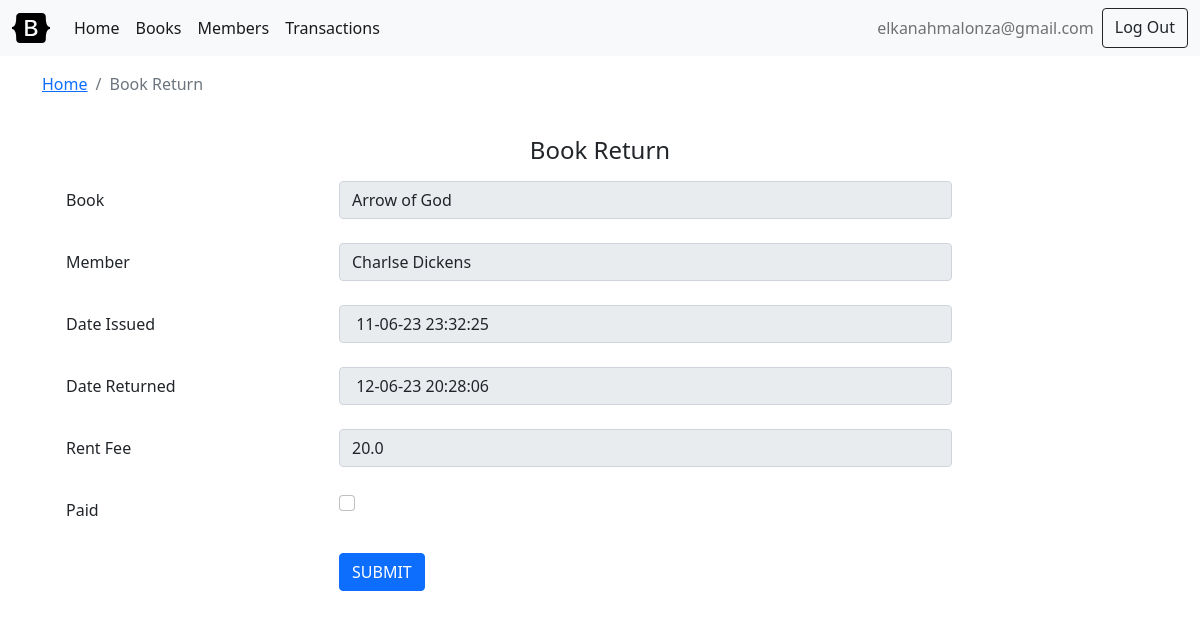
/transactions/13af5303-0897-11ee-b3d8-5df7607b50a5/return-book/ (signed in), run on the app's committed database.
### library/models.py (models this page shows, shortened)
class User(db.Model):
    uuid = db.Column(db.String(40), primary_key=True, default=str(uuid.uuid1()))
    email = db.Column(db.String(50), nullable=False, index=True, unique=True)
    password = db.Column(db.String, nullable=False)
    date_created = db.Column(db.DateTime, default=dt.datetime.now().astimezone)
    date_modified = db.Column(db.DateTime, onupdate=dt.datetime.now().astimezone)
    members_added = db.relationship(
        "Member",
        backref="user_added_by",
        lazy="dynamic",
        cascade="save-update, merge, refresh-expire, expunge",
        order_by="desc(Member.date_created)",
        foreign_keys="Member.added_by",
    )
    books_added = db.relationship(
        "Book",
        backref="user_added_by",
        lazy="dynamic",
        cascade="save-update, merge, refresh-expire, expunge",
        order_by="desc(Book.date_created)",
        foreign_keys="Book.added_by",
    )
    rent_transactions = db.relationship(
        "Transaction",
        backref="user_rent",
        lazy="dynamic",
        cascade="save-update, merge, refresh-expire, expunge",
        order_by="desc(Transaction.date_created)",
        foreign_keys="Transaction.rented_by",
    )
    returned_transactions = db.relationship(
        "Transaction",
        backref="user_return",
        lazy="dynamic",
        cascade="save-update, merge, refresh-expire, expunge",
        order_by="desc(Transaction.date_created)",
        foreign_keys="Transaction.returned_by",
    )

class Book(db.Model):
    STATUS = ("AVAILABLE", "UNAVAILABLE")
    uuid = db.Column(db.String(40), primary_key=True, default=str(uuid.uuid1()))
    isbn = db.Column(db.String(40), nullable=False, index=True, unique=True)
    name = db.Column(db.String(50), nullable=False, index=True)
    author = db.Column(db.String(50), nullable=False)
    edition = db.Column(db.String(50), nullable=True, default="First")
    publisher = db.Column(db.String(50), nullable=False)
    description = db.Column(db.String, nullable=True)
    quantity = db.Column(db.Integer, default=1)
    date_created = db.Column(db.DateTime, default=dt.datetime.now().astimezone)
    date_modified = db.Column(db.DateTime, onupdate=dt.datetime.now().astimezone)
    added_by = db.Column(db.String(36), db.ForeignKey("user.uuid"))
    transactions = db.relationship(
        "Transaction",
        backref="book_rent",
        lazy="dynamic",
        cascade="save-update, merge, refresh-expire, expunge",
        order_by="desc(Transaction.date_created)",
        foreign_keys="Transaction.book",
    )

class Transaction(db.Model):
    STATUS = ("RENTED", "RETURNED", "OVERDUE", "OVERDUE_NOTPAID", "OVERDUE_PAYED")
    uuid = db.Column(db.String(40), primary_key=True, default=str(uuid.uuid1()))
    rent_date = db.Column(db.DateTime, default=dt.datetime.now().astimezone)
    return_date = db.Column(db.DateTime, nullable=True)
    rate_per_day = db.Column(db.Float, default=20.0)
    rent_paid = db.Column(db.Boolean, default=False)
    date_created = db.Column(db.DateTime, default=dt.datetime.now().astimezone)
    date_modified = db.Column(db.DateTime, onupdate=dt.datetime.now().astimezone)
    book = db.Column(db.String(36), db.ForeignKey("book.uuid"))
    member = db.Column(db.String(36), db.ForeignKey("member.uuid"))
    rented_by = db.Column(db.String(36), db.ForeignKey("user.uuid"))
    returned_by = db.Column(db.String(36), db.ForeignKey("user.uuid"))
    @property
    def rent_fee(self):
        rate_per_day = self.rate_per_day
        rent_date = self.rent_date
        if self.return_date is not None:
            rent_days = self.return_date - rent_date
        else:
            rent_days = dt.datetime.now().astimezone() - rent_date.astimezone()
        if rent_days.days > 0:
            return rent_days.days * rate_per_day
        return rate_per_day
    @property
    def rent_days(self):
        rent_date = self.rent_date
        if self.return_date is not None:
            rent_days = self.return_date - rent_date
        else:
            rent_days = dt.datetime.now().astimezone() - rent_date.astimezone()
        if rent_days.days > 0:
            return rent_days.days
        return 1
    @property
    def status(self):
        if self.return_date is not None:
            return "RETURNED"
        else:
            return "RENTED"

### library/transactions/views.py (the view, shortened to what this page needs)
class BookReturnView(View):
    methods = ["GET", "POST"]
    decorators = [
        login_required,
    ]
    _title = "Book Return"
    _form = {
        "book": "disabled",
        "member": "disabled",
        "date_issued": "disabled",
        "date_returned": "disabled",
        "rent_fee": "disabled",
        "paid": "checkbox",
    }
    def _get_item(self, uuid):
        transaction = Transaction.query.filter_by(uuid=str(uuid)).one_or_none()
        if transaction is None:
            return render_template(
                "info.html", title="Error 404", message="Error Transaction Not Found."
            )
        return transaction
    def dispatch_request(self, id):
        transaction = self._get_item(id)
        if transaction.status not in ["RENTED", "OVERDUE"]:
            flash("Error, the book has already been returned.")
            return redirect(url_for("transactions_retrieve", id=str(transaction.uuid)))
        if request.method == "GET":
            data = {
                "book": transaction.book_rent.name,
                "member": f"{transaction.member_rent.name}",
                "date_issued": f"{transaction.rent_date: %d-%m-%y %H:%M:%S}",
                "date_returned": f"{dt.datetime.now().astimezone(): %d-%m-%y %H:%M:%S}",
                "rent_days": transaction.rent_days,
                "rent_fee": transaction.rent_fee,
                "status": transaction.status,
                "paid": False,
            }
            return render_template(
                "forms.html", title=self._title, form=self._form, item=data
            )

### library/models.py (called while the page is built)
    @property
    def name(self):
        return f"{self.first_name} {self.second_name}"

### library/utils.py (called while the page is built)
def before_request(app):
    @app.before_request
    def load_logged_in_user():
        user_id = session.get("user_id")
        if user_id is None:
            g.user = None
        else:
            g.user = User.query.filter_by(uuid=user_id).one_or_none()

def login_required(view):
    @functools.wraps(view)
    def wrapped_view(*args, **kwargs):
        if g.user is None:
            return redirect(url_for("user_login"))
        return view(*args, **kwargs)
    return wrapped_view

### templates/forms.html (shortened to what this page needs)
{% extends 'base.html' %}
{% block header %}
    <nav aria-label="breadcrumb">
        <ol class="breadcrumb">
            <li class="breadcrumb-item"><a href="#">Home</a></li>
            <li class="breadcrumb-item active" aria-current="page">{% block title %}{{title}}{% endblock %}</li>
        </ol>
    </nav>
{% endblock %}
{% block content %}
    <div class="row p-4">
        <div class="col-12 text-center h4 pb-2">{{title}}</div>
        <form method="post" enctype="multipart/form-data">
        {% for name, type in form.items() %}
            {% if type == 'textarea' %}
            <div class="form-group row mb-4">
                <label class="col-form-label text-md-right col-12 col-md-3 col-lg-3">{{name.replace("_", " ").title()}}</label>
                <div class="col-sm-12 col-md-7">
                    <textarea class="form-control" name="{{name}}" rows="5">{{item[name]}}</textarea>
                </div>
            </div>
            {% elif type == 'checkbox' %}
            <div class="form-group row mb-4">
                <label class="col-form-label text-md-right col-12 col-md-3 col-lg-3">{{name.replace("_", " ").title()}}</label>
                <div class="col-sm-12 col-md-7">
                    <input type="checkbox" class="form-check-input" name="{{name}}" {% if item[name] %} checked="" {% endif %}>
                </div>
            </div>
            {% elif type == 'hidden' %}
                <input type="{{type}}" class="form-control" name="{{name}}" value="{{item[name]}}" required="">
            {% elif type == 'disabled' %}
            <div class="form-group row mb-4">
                <label class="col-form-label text-md-right col-12 col-md-3 col-lg-3">{{name.replace("_", " ").title()}}</label>
                <div class="col-sm-12 col-md-7">
                    <input type="text" class="form-control" name="{{name}}" value="{{item[name]}}" required="" disabled>
                </div>
            </div>
            {% endif %}
        {% endfor %}
            <div class="form-group row mb-4">
                <label class="col-form-label text-md-right col-12 col-md-3 col-lg-3"></label>
                <div class="col-sm-12 col-md-7">
                    <button type="submit" class="btn btn-primary">SUBMIT</button>
                </div>
            </div>
        </form>
    </div>
{% endblock %}

### templates/base.html (shortened to what this page needs)
<!doctype html>
<html lang="en">
    <head>
        <link href="{{ url_for('static', filename='bootstrap-5.0.2-dist/css/bootstrap.min.css') }}" rel="stylesheet">
    </head>
    <nav class="navbar navbar-expand-lg navbar-light bg-light">
        <div class="container-fluid">
            <a class="navbar-brand" href="{{ url_for('index') }}">
                <img src="{{ url_for('static', filename='bootstrap-logo-white.svg') }}" width="38" height="30" class="d-inline-block align-top" alt="Bootstrap" loading="lazy" style="filter: invert(1) grayscale(100%) brightness(200%);">
            </a>
            <div class="collapse navbar-collapse" id="navbarSupportedContent">
                <ul class="navbar-nav me-auto mb-2 mb-lg-0">
                    <li class="nav-item">
                        <a class="nav-link active" aria-current="page" href="{{ url_for('index') }}">Home</a>
                    </li>
                    <li class="nav-item">
                        <a class="nav-link active" href="{{ url_for('books_list') }}">Books</a>
                    </li>
                    <li class="nav-item">
                        <a class="nav-link active" href="{{ url_for('members_list') }}">Members</a>
                    </li>
                    <li class="nav-item">
                        <a class="nav-link active" href="{{ url_for('transactions_list') }}">Transactions</a>
                    </li>
                </ul>
                <div class="d-flex">
                {% if g.user %}
                    <ul class="navbar-nav me-auto mb-2 mb-lg-0">
                    <li class="nav-item">
                        <a class="nav-link" aria-current="page" href="#">{{ g.user['email'] }}</a>
                    </li>
                    </ul>
                    <a class="btn btn-outline-dark" href="{{url_for('user_logout')}}">Log Out</a>
                {% else %}
                    <a class="btn btn-outline-dark" href="{{url_for('user_register')}}">Register</a>
                    <a class="btn btn-outline-dark" href="{{url_for('user_login')}}">Log In</a>
                {% endif %}
                </div>
            </div>
        </div>
    </nav>
    <content>
        <section class="container">
            <header class="pt-3">
                {% block header %}{% endblock %}
            </header>
            {% block content %}{% endblock %}
        </section>
    </content>
    </html>

### data on the page
User: user.email "elkanahmalonza@gmail.com"
Book: book "Arrow of God"
Transaction: rent_fee "20.0"

### other printed values
{{ title }} "Book Return"
{{ name.replace("_", " ").title() }} "Book" "Member" "Date Issued" "Date Returned" "Rent Fee"
{{ name.replace("_", " ").title() }} "Paid"
